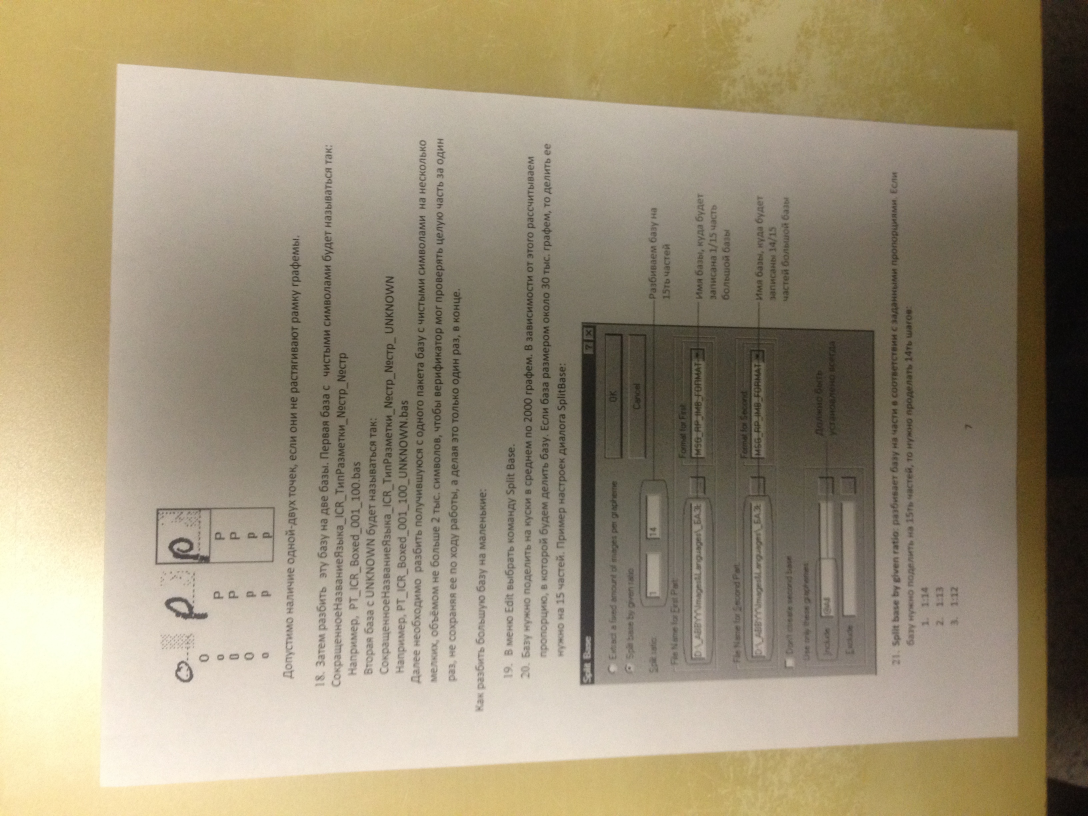
#> input picture Dataset/03.jpg, 3264 x 2448 px, given as the content of the folder Dataset/03.jpg, which was not available (shown at 1/3 size)
$ python otsu.py Dataset/03.jpg
#> lines starting #> are read from the running program, lines starting #| are printed output that depends on the picture; after the words box and inside, x2 and y2 are one past the last pixel; in counts of white or black regions, pixels touching at a corner belong together; long printed decimals are rounded; pictures that were not available may be replaced by others from this repository, and a replacement may not be noted
from PIL import Image
import glob
import os
import sys
import time


def IntensitySum(hist):
    s = 0
    for i in range(len(hist)):
        s += i * hist[i]
    return s


def main():
    path = sys.argv[1]
    times = []
    for infile in glob.glob(os.path.join(path, '*.jpg')):
        file, ext = os.path.splitext(infile)
        name = os.path.split(file)[-1]

        start_time = time.time()
        image = Image.open(infile).convert('L')  # to black and white (ITU-R 601-2)
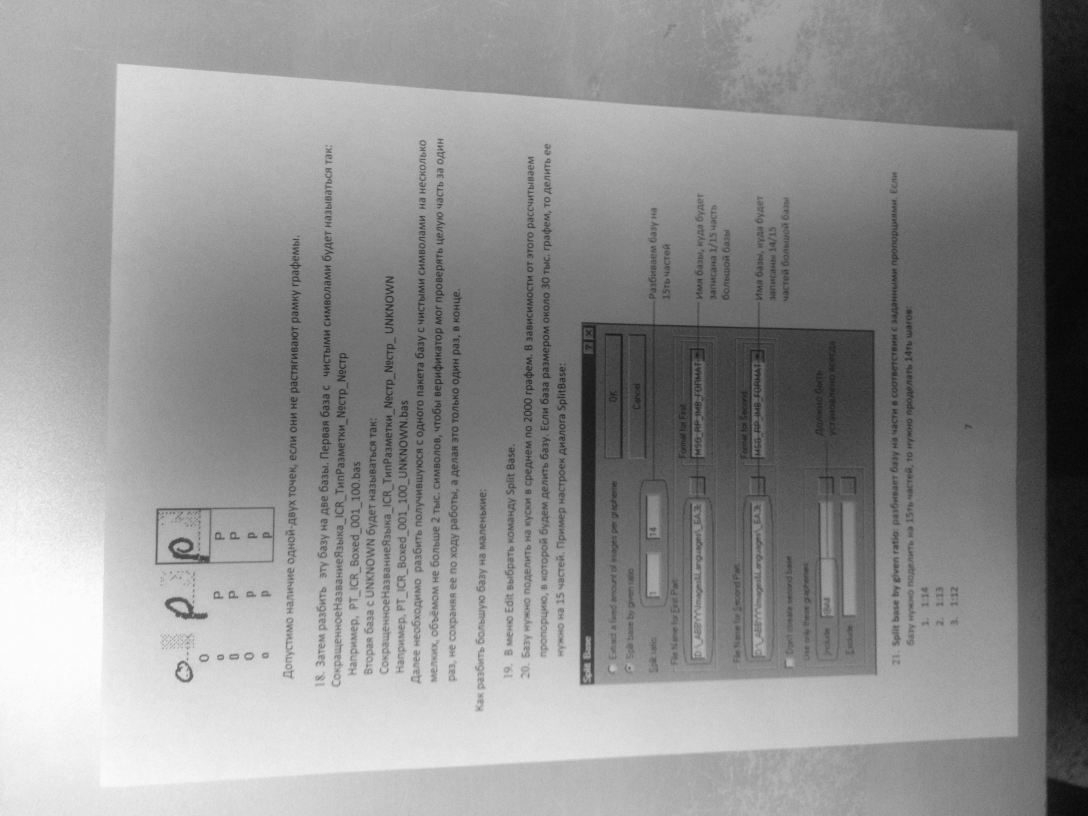
#> image: PIL image 3264x2448 L (shown at 1/3 size); min 2, max 253, mean 144.3
        hist = image.histogram()
#> hist = 256 values, max 72399 at index 160, min 0 at index 0, mean 31212

        all_intensity_sum = IntensitySum(hist)
#> the loop in IntensitySum, `for i in range(len(hist)):` made 256 passes
#> s on passes 1 to 3: 0, 0, 2
#> after the loop in IntensitySum, `for i in range(len(hist)):`: s = 1153286185
#> all_intensity_sum = 1153286185
        all_pixel_count = image.size[0] * image.size[1]
#> all_pixel_count = 7990272
        first_class_pixel_count = 0
        first_class_intensity_sum = 0
        best_sigma = 0
        for i in range(len(hist)):
            if hist[i] == 0: continue
            first_class_pixel_count += hist[i]
            if first_class_pixel_count == all_pixel_count: break
            first_class_intensity_sum += i * hist[i]

            first_class_prob = first_class_pixel_count / all_pixel_count
            second_class_prob = 1.0 - first_class_prob

            first_class_mean = first_class_intensity_sum / first_class_pixel_count
            second_class_mean = (all_intensity_sum - first_class_intensity_sum) \
                                / (all_pixel_count - first_class_pixel_count)
            mean_delta = first_class_mean - second_class_mean

            sigma = first_class_prob * second_class_prob * mean_delta * mean_delta
            if sigma > best_sigma:
                best_sigma = sigma
                best_threshold = i
#> this loop made 254 passes
#> (first_class_pixel_count, first_class_intensity_sum, first_class_prob, second_class_prob, first_class_mean, second_class_mean, mean_delta, sigma) on passes 3 to 13: (1, 2, 1.25e-07, 1, 2, 144.3, -142.3, 0.00254), (14, 41, 1.75e-06, 1, 2.93, 144.3, -141.4, 0.035), (59, 221, 7.38e-06, 1, 3.75, 144.3, -140.6, 0.146), (310, 1476, 3.88e-05, 1, 4.76, 144.3, -139.6, 0.756), (1201, 6822, 0.00015, 1, 5.68, 144.4, -138.7, 2.89), (3571, 23412, 0.000447, 1, 6.56, 144.4, -137.8, 8.49), (8792, 65180, 0.0011, 0.999, 7.41, 144.5, -137.1, 20.65), (18055, 148547, 0.00226, 0.998, 8.23, 144.6, -136.4, 41.96), (31762, 285617, 0.00398, 0.996, 8.99, 144.9, -135.9, 73.11), (48749, 472474, 0.0061, 0.994, 9.69, 145.2, -135.5, 111.3), (67491, 697378, 0.00845, 0.992, 10.33, 145.5, -135.1, 153)
#> (first_class_pixel_count, first_class_intensity_sum, first_class_prob, second_class_prob, first_class_mean, second_class_mean, mean_delta) on pass 66: (605377, 22953248, 0.0758, 0.924, 37.92, 153.1, -115.1)

        image.point(lambda x: 255 if x > best_threshold else 0).save(os.path.join('output', name + '.png'))
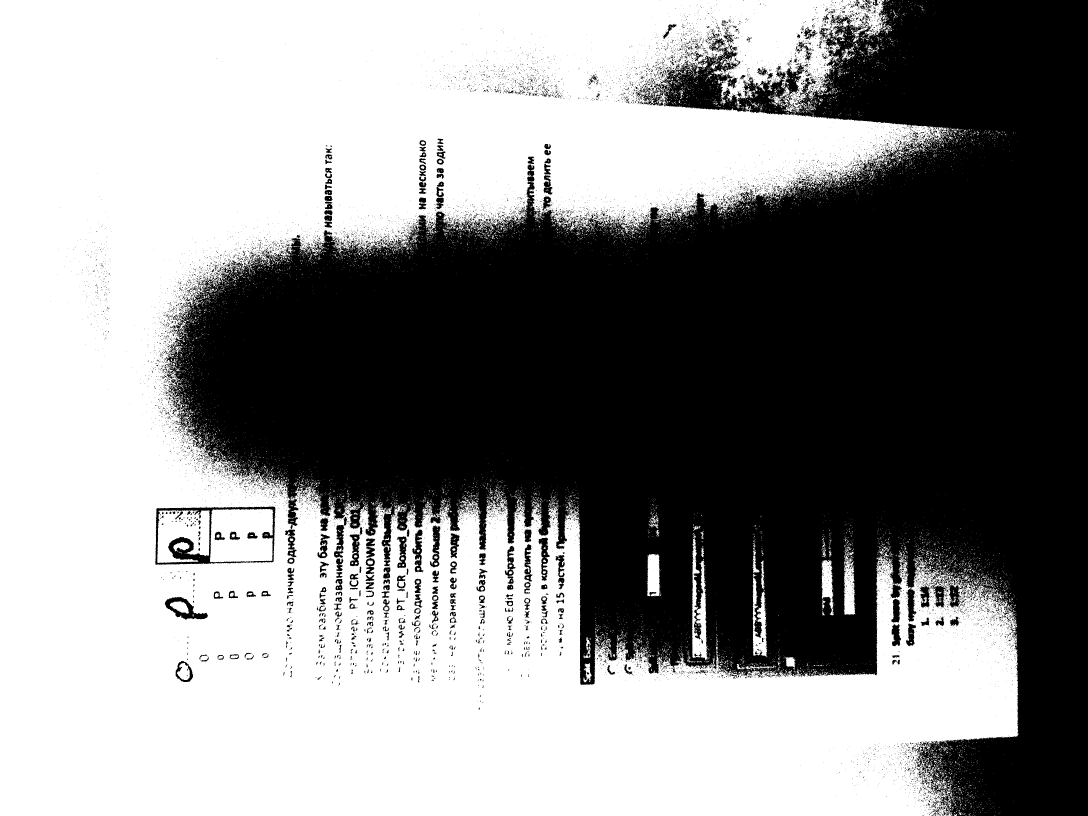
#> saved as 03.png: PIL image 3264x2448 L (shown at 1/3 size); 54.5% white; 12514 black regions (11824 under 20 px), largest, box (x1, y1, x2, y2) and area: (493, 0, 3264, 2448) 3503924, (466, 1519, 827, 1694) 11554, (494, 1790, 624, 1859) 3294
        times.append(1e6 * (time.time() - start_time) / all_pixel_count)
    mean = sum(times) / len(times)
    print("average operating time (s / MP):", mean)
#| average operating time (s / MP): 0.1313

if __name__ == "__main__":
    main()

$ run again, on Dataset/05.JPG
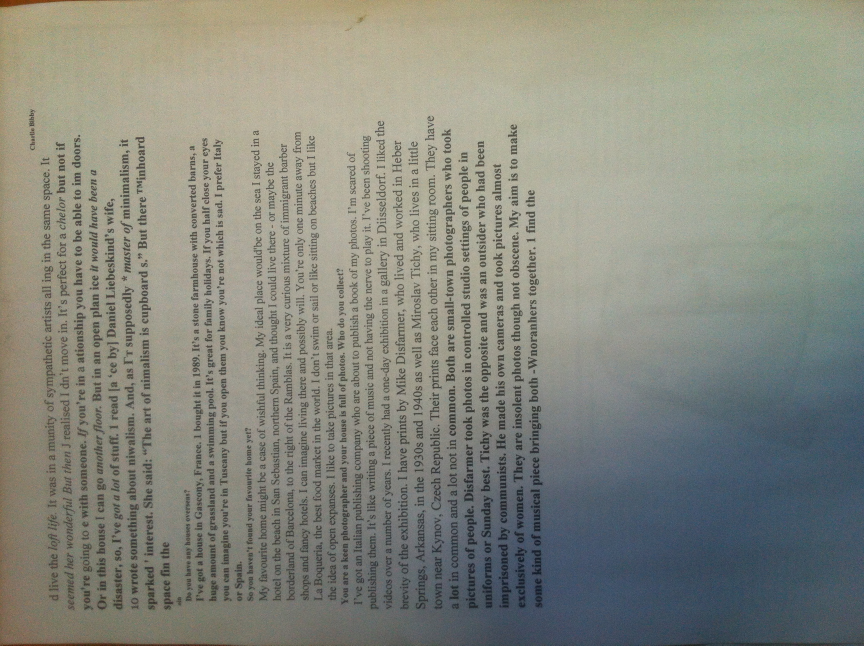
#> input picture Dataset/05.JPG, 2592 x 1936 px, given as the content of the folder Dataset/05.JPG, which was not available (shown at 1/3 size)
#> in main, `image = Image.open(infile).convert('L')`:
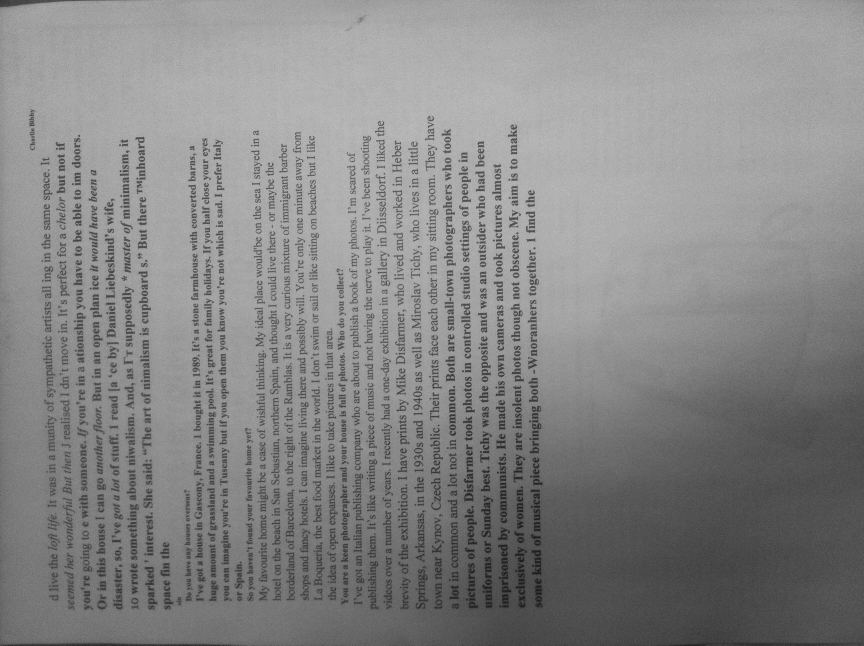
#> image: PIL image 2592x1936 L (shown at 1/3 size); min 11, max 215, mean 135.4
#> hist = 256 values, max 90359 at index 168, min 0 at index 0, mean 19602
#> the loop in IntensitySum, `for i in range(len(hist)):` made 256 passes
#> s on passes 1 to 3: 0, 0, 0
#> after the loop in IntensitySum, `for i in range(len(hist)):`: s = 679549096
#> the loop in main, `for i in range(len(hist)):` made 216 passes
#> (first_class_pixel_count, first_class_intensity_sum, first_class_prob, second_class_prob, first_class_mean, second_class_mean, mean_delta, sigma) on passes 12 to 19: (2, 22, 3.99e-07, 1, 11, 135.4, -124.4, 0.00617), (5, 58, 9.96e-07, 1, 11.6, 135.4, -123.8, 0.0153), (9, 110, 1.79e-06, 1, 12.22, 135.4, -123.2, 0.0272), (18, 236, 3.59e-06, 1, 13.11, 135.4, -122.3, 0.0537), (26, 356, 5.18e-06, 1, 13.69, 135.4, -121.7, 0.0768), (36, 516, 7.17e-06, 1, 14.33, 135.4, -121.1, 0.105), (51, 771, 1.02e-05, 1, 15.12, 135.4, -120.3, 0.147), (72, 1149, 1.43e-05, 1, 15.96, 135.4, -119.5, 0.205)
#> in main, `image.point(lambda x: 255 if x > best_threshold else 0).save(os.path.j..`:
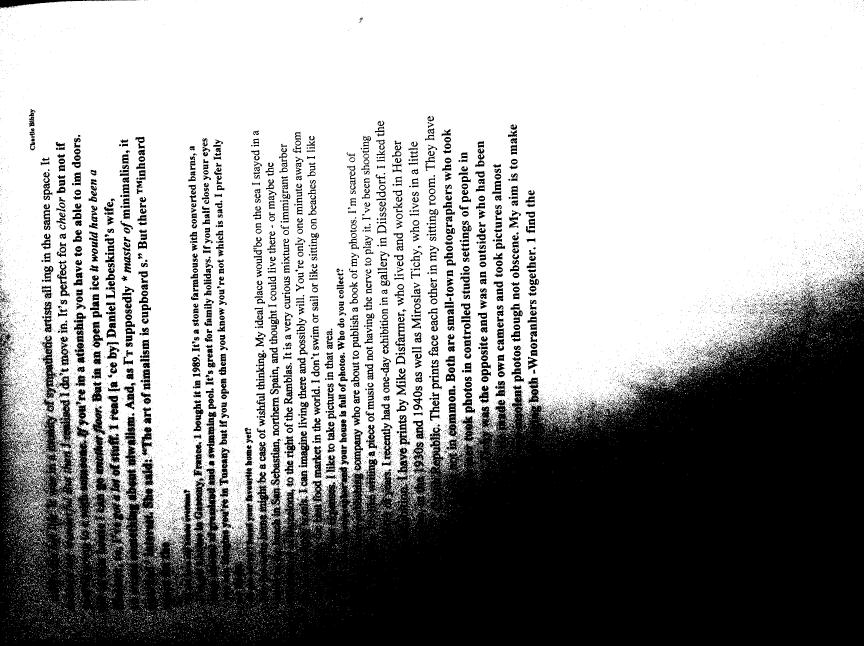
#> saved as 05.png: PIL image 2592x1936 L (shown at 1/3 size); 62.4% white; 12251 black regions (10814 under 20 px), largest, box (x1, y1, x2, y2) and area: (0, 812, 2592, 1936) 1578284, (124, 1007, 173, 1199) 3300, (0, 0, 386, 26) 2953
#| average operating time (s / MP): 0.1289
